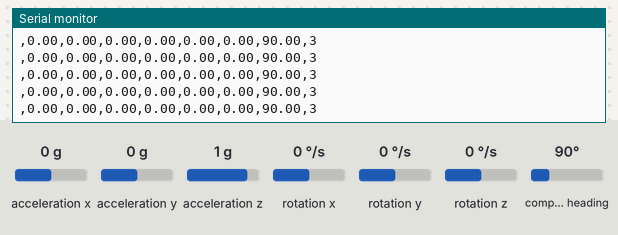
A sketch run on a simulated Arduino Uno, built with avr-gcc and run on an emulated ATmega328P. Parts: the last lines printed to the serial monitor. Inputs (shaded band) come from the test bench; at power-on: acceleration x 0 g, acceleration y 0 g, acceleration z 1 g, rotation x 0 °/s, rotation y 0 °/s, rotation z 0 °/s, compass heading 90°.

Above: at 2.2 s.
2.3 s: acceleration x set to -1.4 g
At 2.52 s:
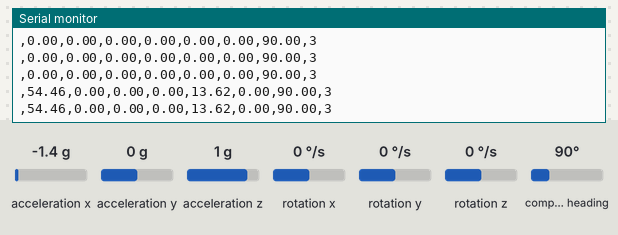
3.8 s: acceleration y set to -1.4 g
At 3.82 s:
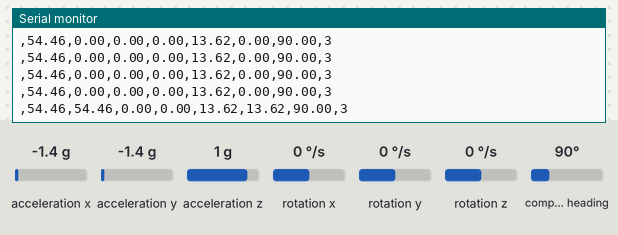
5.3 s: acceleration z set to -1.4 g
At 5.33 s:
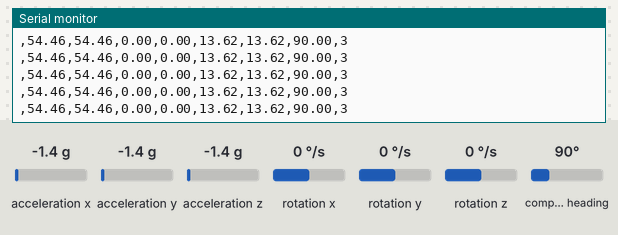
6.8 s: rotation x set to -192 °/s
At 6.85 s:
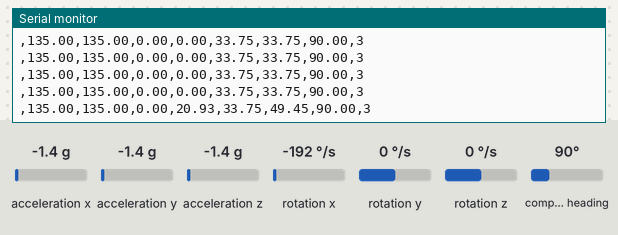
8.3 s: rotation y set to 7 °/s
At 8.37 s:
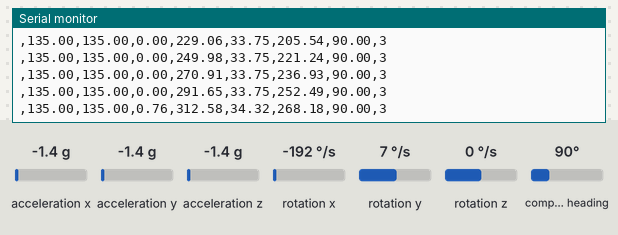
Timing chart, 0 to 11.3 s (numbered marks = the images above; inputs shaded):
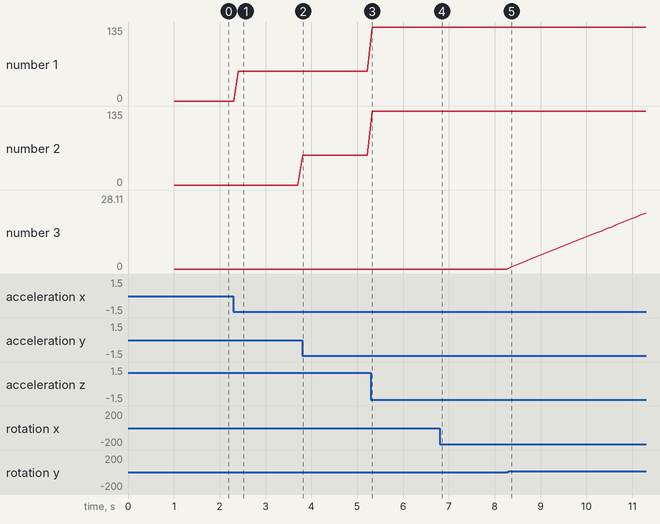

The sketch:

BNO055_TiltedCompass.ino
```cpp
/*
Compass with tilt correction
*/

#include <Wire.h>
#include <Adafruit_Sensor.h>
#include <Adafruit_BNO055.h>
#include <utility/imumaths.h>
#include <math.h>

float thetaM; // Tilt in "X" direction - same as pitch angle - measured
float phiM;   // Tilt in "Y" direction - same as roll - measured

float thetaG = 0;  // Pitch gyro measurement - Y axis rotation
float phiG = 0;    // Roll gyro measurement - X axis rotation

float thetaC = 0;   // Complementary filter pitch
float phiC = 0;    // Complementary filter roll

float Xm, Ym;      // X, Y magnetometer values
float psi;          // Angle of compass in the X-Y plane

float dt;  // Time step

unsigned long millisRef;  // Time stamp for reference

float filtWt = 0.75;  // How much weight to give to the gyro value

#define BNO055_SAMPLERATE_DELAY_MS (100)
#define pi (3.141592654)

Adafruit_BNO055 myIMU = Adafruit_BNO055();

uint8_t sys_cal, gyro_cal, acc_cal, mag_cal = 0;

void setup() {
  // put your setup code here, to run once:
  Serial.begin(115200);
  myIMU.begin();
  delay(1000);
  myIMU.setExtCrystalUse(true);
  millisRef = millis();
}

void loop() {
   // put your main code here, to run repeatedly:
   myIMU.getCalibration(&sys_cal, &gyro_cal, &acc_cal, &mag_cal);

  imu::Vector<3> acc = myIMU.getVector(Adafruit_BNO055::VECTOR_ACCELEROMETER);
  imu::Vector<3> gyro = myIMU.getVector(Adafruit_BNO055::VECTOR_GYROSCOPE);
  imu::Vector<3> mag = myIMU.getVector(Adafruit_BNO055::VECTOR_MAGNETOMETER);

  thetaM = -atan2(acc.x(), acc.z()) * (180.0/pi); // Need minus sign so nose up is +ve angle
  phiM = -atan2(acc.y(), acc.z()) * (180.0/pi);   // Need minus sign so left side up is +ve angle

  psi = atan2(mag.y(), mag.x()) * (180.0/pi);   // Need minus sign so nose is +X axis, not -X

  dt = (millis() - millisRef)/1000.0;
  millisRef = millis();

  thetaG = thetaG + gyro.y() * dt;
  phiG = phiG - gyro.x() * dt;

  /// Give most weight to the gyro - high pass the gyros effectively
  thetaC = (filtWt * thetaG) + (1.0 - filtWt) * thetaM;
  phiC = (filtWt * phiG) + (1.0 - filtWt) * phiM;

  Serial.print(",");
  Serial.print(thetaM);
  Serial.print(",");
  Serial.print(phiM);
  Serial.print(",");
  Serial.print(thetaG);
  Serial.print(",");
  Serial.print(phiG);

  Serial.print(",");
  Serial.print(thetaC);
  Serial.print(",");
  Serial.print(phiC);
  Serial.print(",");
  Serial.print(psi);
  Serial.print(",");
  Serial.println(sys_cal);


  delay(BNO055_SAMPLERATE_DELAY_MS);

}
```

Measured:
- after the input at 2.3 s, the serial monitor: prints a new line after 0.11 s (image 1)
- after the input at 3.8 s, the serial monitor: prints a new line at once (image 2)
- after the input at 6.8 s, the serial monitor: prints a new line after 0.05 s (image 4)
- after the input at 8.3 s, the serial monitor: prints a new line after 0.07 s (image 5)
- plotted number 1: 0 → 54.46 after the input at 2.3 s, 54.46 → 135 after the input at 5.3 s
- plotted number 2: 54.46 → 135 after the input at 5.3 s
- plotted number 3: 0 → 28.11 after the input at 8.3 s
